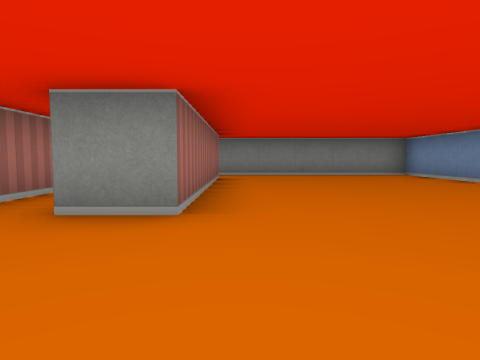
View 1 (above)

12 first-person views from a walk through a cub3D maze. The camera is about half as high as the walls, tilts 4° down and sees 75° across. The floor is counted in squares. Each view is taken from the middle of a square. On the plan, view 1 faces up. The plan holds only what a view shows up to about 9 squares ahead; the rest is blank.

View 2
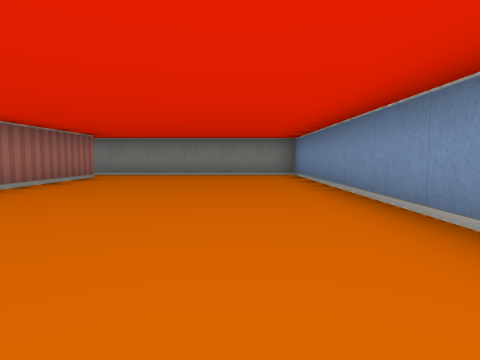

View 3
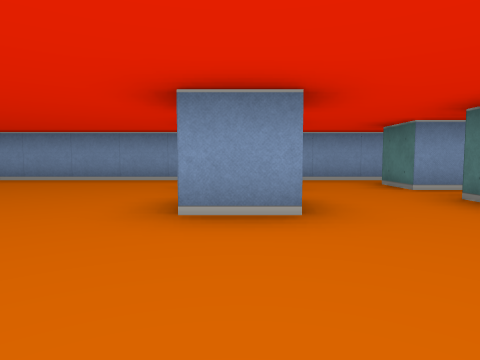

View 4
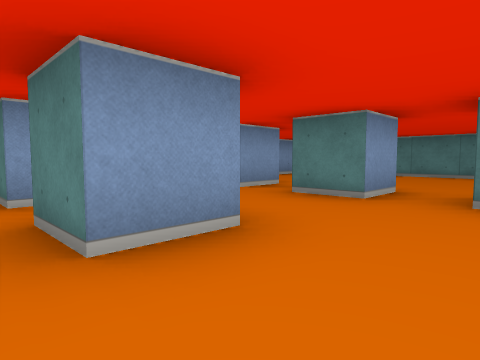

View 5
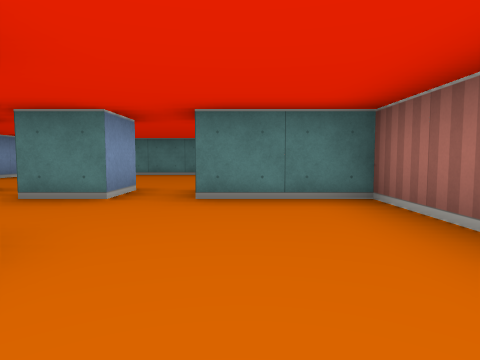

View 6
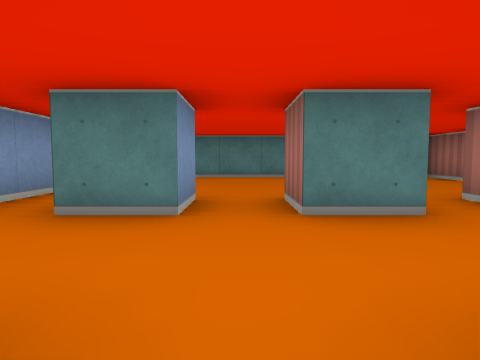

View 7
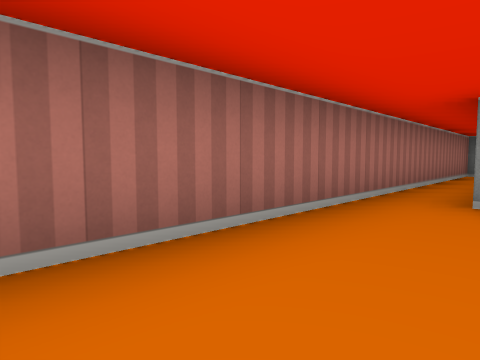

View 8
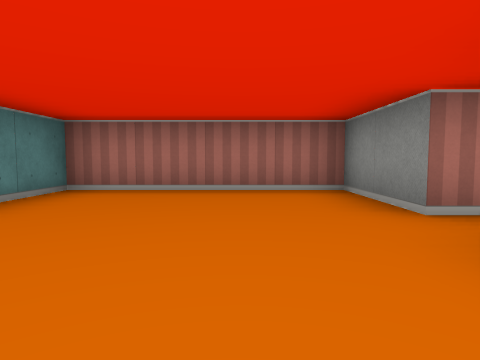

View 9
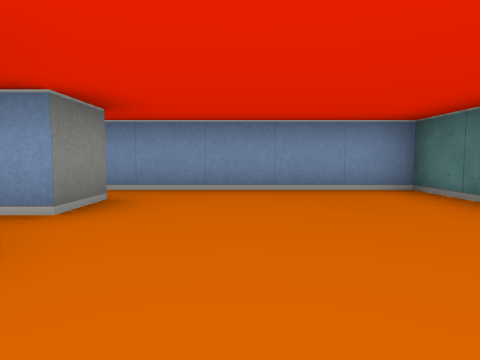

View 10
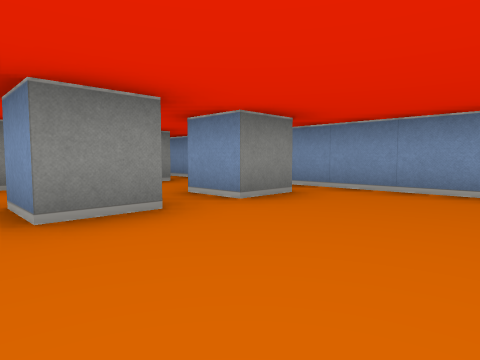

View 11
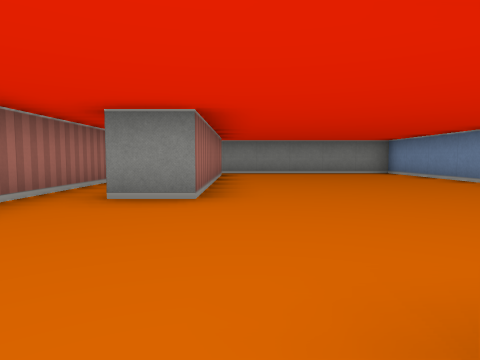

View 12
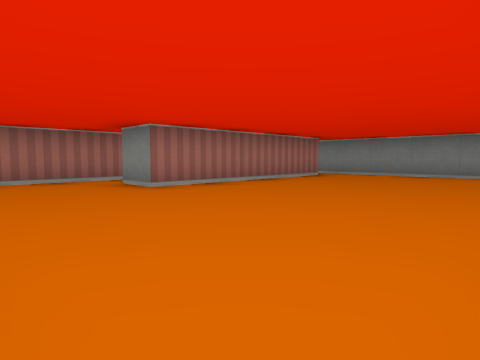

### Floor plan
Points are (right, up) in squares from view 1. A wall is a line through its corners. A room is listed if a view was taken in it or the views show most of it. See-through windows are left out.
Room 1 (views 1, 2, 3, 4, 5, 6, 7, 8, 9, 10, 11, 12)
walls: (2.5, -0.5) (3, -0.5); (0.5, -1.6) (0.5, -0.5) (1.5, -0.5); (0.5, -3.5) (1.5, -3.5) (1.5, -4.5) (0.5, -4.5) (0.5, -3.5); (4.5, -0.8) (4.5, 8.5) (-2.5, 8.5) (-2.5, -3.5) (-0.5, -3.5); (-0.5, -4) (-0.5, -4.5) (-2.5, -4.5) (-2.5, -8.5) (4.5, -8.5) (4.5, -2.2); (3.6, -4.5) (2.5, -4.5) (2.5, -3.5) (3.5, -3.5); (-0.5, 7.6) (-0.5, 2.5) (-1.5, 2.5)

Positions as (right, up) in squares from view 1, and headings:
1: (0, 0), facing up
2: (3, 0), facing up
3: (-2, -1), facing right
4: (-1, 0), facing down-right
5: (-1, 0), facing down
6: (2, -1), facing down
7: (-1, -1), facing up-left
8: (2, -6), facing left
9: (0, -6), facing right
10: (0, -7), facing up-right
11: (0, -1), facing up
12: (4, 0), facing up-left
